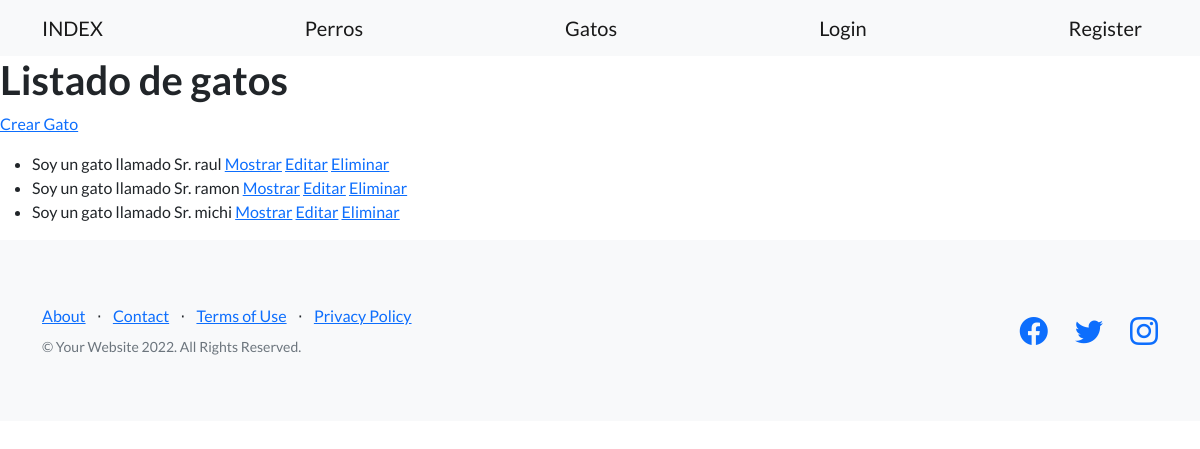
Page /mascotas/gatos/ on the committed database.
### mascotas/models.py (models this page shows)
class Gato(models.Model):
    apodo = models.CharField(max_length=30)
    edad = models.IntegerField()
    fecha_creacion = models.DateTimeField(null=True)
    def __str__(self):
        return f"Soy un gato llamado Sr. {self.apodo}"

### mascotas/views.py (the view)
# urls.py: path('gatos/', views.ListadoGatos.as_view(), name= "listado_gatos"),
class ListadoGatos(ListView):
    model = Gato
    template_name = 'gato/listado_gatos.html'
    def get_queryset(self):
        apodo = self.request.GET.get("apodo", "")
        if apodo:
            object_list = self.model.objects.filter(apodo__icontains=apodo)
        else:
            object_list = self.model.objects.all()
        return object_list
    def get_context_data(self, **kwargs):
        context = super().get_context_data(**kwargs)
        context["form"] = BusquedaGato()
        return context

### Templates/gato/listado_gatos.html (shortened to what this page needs)
{% extends 'base.html' %}
{% block texto_header %}
<h1>Listado de gatos</h1>
{% endblock texto_header %}
{% block despues_del_header %}
<p>
    <a href={% url 'crear_gato' %}>Crear Gato</a>
</p>
<p>
    {% if object_list %}
    <ul>
        {% for gato in object_list%}
        <li> {{gato}}
            <a href={% url 'mostrar_gato' gato.id %}>Mostrar</a>
            <a href={% url 'editar_gato' gato.id %}>Editar</a>
            <a href={% url 'eliminar_gato' gato.id %}>Eliminar</a>
        </li>
        {% endfor %}
    </ul>
    {% else %}
       <p> No se encontraron datos. </p>
    {% endif %}
</p>
{% endblock despues_del_header %}

### rows in the picture
Gato: apodo "Soy un gato llamado Sr. raul"
Gato: apodo "Soy un gato llamado Sr. ramon"
Gato: apodo "Soy un gato llamado Sr. michi"
